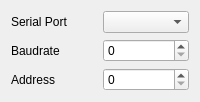
               <widget class="QWidget" name="serial_comms">
                <attribute name="title">
                 <string>Serial</string>
                </attribute>
                <layout class="QGridLayout" name="gridLayout_15">
                 <item row="1" column="0">
                  <widget class="QLabel" name="label_baudrate">
                   <property name="text">
                    <string>Baudrate</string>
                   </property>
                  </widget>
                 </item>
                 <item row="2" column="0">
                  <widget class="QLabel" name="label_seriall_address">
                   <property name="text">
                    <string>Address</string>
                   </property>
                  </widget>
                 </item>
                 <item row="0" column="0">
                  <widget class="QLabel" name="label_serialport">
                   <property name="text">
                    <string>Serial Port</string>
                   </property>
                  </widget>
                 </item>
                 <item row="0" column="1">
                  <widget class="QComboBox" name="temp_serial_port"/>
                 </item>
                 <item row="2" column="1">
                  <widget class="QSpinBox" name="temp_serial_address"/>
                 </item>
                 <item row="1" column="1">
                  <widget class="QSpinBox" name="temp_baudrate"/>
                 </item>
                </layout>
               </widget>
